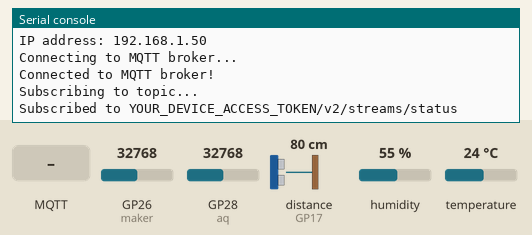
Recording of a program running on a simulated Raspberry Pi Pico running CircuitPython. Parts: the last lines printed to the serial console. Inputs (shaded band) come from the test bench; at power-on: GP26 (maker) = 32768, GP28 (aq) = 32768, distance to the obstacle (sensor on GP17) 80 cm, humidity 55 %, temperature 24 °C (analog values on the 0–65535 scale). The echo pulse lasts 58.3 µs per cm; no MQTT or app messages arrive unless stated.

Above: at 2.9 s.
3.0 s: MQTT message "1" arrives on the first subscribed topic
At 3.7 s:
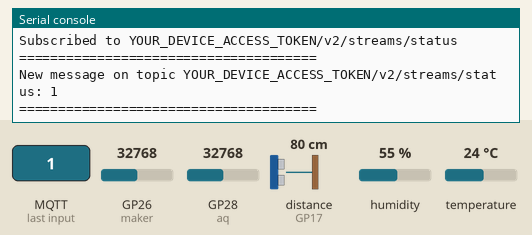
4.5 s: MQTT message "on" arrives on the first subscribed topic
At 4.9 s:
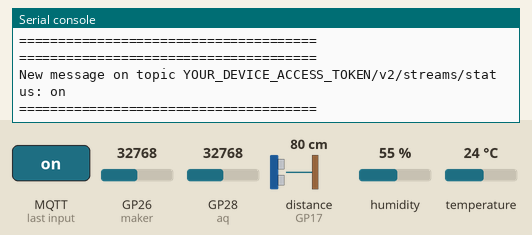
9.2 s: MQTT message "off" arrives on the first subscribed topic
At 9.7 s:
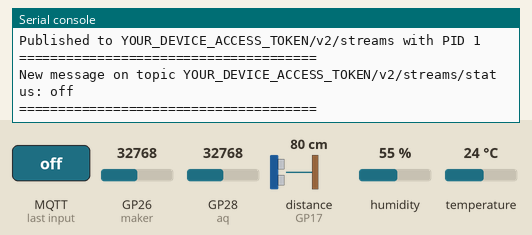

The program:

01-ROBOPICO_MQTT_PUBLISH.py
```python
import time
import os
import board
import analogio
import adafruit_dht
import wifi
import socketpool
import adafruit_minimqtt.adafruit_minimqtt as MQTT
import json
import microcontroller
import pwmio
import neopixel
from adafruit_motor import motor
import adafruit_hcsr04

# WiFi credentials
WIFI_SSID = "YOUR_WIFI_SSID"
WIFI_PASSWORD = "YOUR_WIFI_PASSWORD"
MQTT_HOST = "mqtt.favoriot.com"
MQTT_PORT = 1883  # Typically 1883 for non-SSL, 8883 for SSL
MQTT_DEVICE_DEVELOPER_ID = "YOUR_DEVICE_DEVELOPER_ID"
MQTT_DEVICE_ACCESS_TOKEN = "YOUR_DEVICE_ACCESS_TOKEN"  # device access token
MQTT_PUBLISH_TOPIC = "/v2/streams"
MQTT_STATUS_TOPIC = "/v2/streams/status"
MQTT_CLIENTID = "@XK-PICO-ROBOPICO"

pool = socketpool.SocketPool(wifi.radio)# Initialize socket pool
# Initialize MQTT client with a keep-alive interval of 60 seconds and loop timeout of 10 seconds
mqtt_client = MQTT.MQTT(
    broker=MQTT_HOST,
    port=MQTT_PORT,
    username=MQTT_DEVICE_ACCESS_TOKEN,
    password=MQTT_DEVICE_ACCESS_TOKEN,
    socket_pool=pool,
    keep_alive=60
)

"""sensor pin - ultrasound, dht, ldr, line maker, air quality"""
ultrasound = adafruit_hcsr04.HCSR04(trigger_pin=board.GP16, echo_pin=board.GP17) # Ultrasonic sensor
dht = adafruit_dht.DHT11(board.GP5)                                       # Temperature,Humidity sensors
aq = analogio.AnalogIn(board.GP28)                                      # Air quality sensor
ldr = analogio.AnalogIn(board.GP27)                                              # LDR sensor
maker = analogio.AnalogIn(board.GP26)                                       # Line maker sensor
# Global variable for publish interval
publish_interval = 5

# Function to connect to WiFi
def connect_to_wifi():
    wifi.radio.connect(WIFI_SSID, WIFI_PASSWORD)
    print("Connected to WiFi!")
    print("IP address:", wifi.radio.ipv4_address)

# Define callback methods for MQTT events
def got_connected(client, userdata, flags, rc):
    print("Connected to MQTT broker!")
    print("Subscribing to topic...")
    client.subscribe(f"{MQTT_DEVICE_ACCESS_TOKEN}{MQTT_STATUS_TOPIC}")
    print(f"Subscribed to {MQTT_DEVICE_ACCESS_TOKEN}{MQTT_STATUS_TOPIC}")

def got_disconnected(client, userdata, rc):
    print("Disconnected from MQTT broker!")
    try_reconnect()

# Function to reconnect to WiFi and MQTT broker
def try_reconnect():
    try:
        if not wifi.radio.ipv4_address:
            connect_to_wifi()
        if not mqtt_client.is_connected():
            print("Reconnecting to MQTT broker...")
            mqtt_client.reconnect()
            print("Reconnected to MQTT broker")
    except Exception as e:
        print("Error during reconnection:", e)

def done_publish(client, userdata, topic, pid):
    print(f"Published to {topic} with PID {pid}")

def getData(client, topic, msg):
    print("======================================")
    print(f"New message on topic {topic}: {msg}")
    print("======================================")

#======================================Air Quality Sensor==================================
def read_voltage(air_analog_reading, max_adc_value=4095, max_voltage=3.3):
    return (air_analog_reading / max_adc_value) * max_voltage
def voltage_to_ppm(air_voltage_reading, baseline=1.3, slope=500):
    return max(0, (air_voltage_reading - baseline) / slope)
def classify_air_quality_ppm(ppm):# Classify air quality based on PPM
    if ppm > 1000:
        return "Hazardous"
    elif ppm > 500:
        return "Unhealthy"
    elif ppm > 100:
        return "Moderate"
    else:
        return "Good"

#====================================LDR Sensor==================================
def intensity(ldr_reading, min_voltage=0.0, max_voltage=3.3):
    global darkness
    # Map voltage to intensity percentage
    percentage = ((max_voltage - ldr_reading) / (max_voltage - min_voltage)) * 100
    percentage = max(0, min(100, percentage))  # Clamp to 0%-100%
    # Classify into intensity levels
    if percentage > 80:
        return "Bright"
    elif percentage > 50:
        return "Moderate"
    elif percentage > 20:
        return "Dim"
    else:
        darkness  = 'True'
        return "Dark"

def sendStreams():
    # Create JSON payload for Favoriot
    data = {
         "device_developer_id": MQTT_DEVICE_DEVELOPER_ID,  # Replace 'YOUR_DEVICE_ID' with your actual device ID
         "data":{
                "temperature": temperature,
                "humidity": humidity,
                "aq": aq.value,
                "aq_status": aq_status,
                "aq_volt": aq_volt,
                "air_quality_ppm": aq_ppm,
                "distance": Distance,
                "ldr": ldr_volt,
                "intensity": ldr,
                "line_vote": line_volt,
                }
           }
            # Publish data to Favoriot MQTT broker with QoS 2
    mqtt_client.publish((f"{MQTT_DEVICE_ACCESS_TOKEN}{MQTT_PUBLISH_TOPIC}"), json.dumps(data))

# Connect to WiFi
print("Connecting to WiFi...")
connect_to_wifi()

# Set up MQTT event handlers
mqtt_client.on_connect = got_connected
mqtt_client.on_disconnect = got_disconnected
mqtt_client.on_publish = done_publish
mqtt_client.on_message = getData

# Connect to the MQTT broker
print("Connecting to MQTT broker...")
mqtt_client.connect()

# Variable to track the last publish time
last_publish_time = time.monotonic()

while True:
    try:
        current_time = time.monotonic()
        if current_time - last_publish_time >= publish_interval:
            temperature = dht.temperature
            humidity = dht.humidity
            Distance = ultrasound.distance
            line_volt = (maker.value * 3.3) / 4095
            ldr_volt = (ldr.value / 65535) * 3.3
            ldr = intensity(ldr_volt)
            aq_volt = read_voltage(aq.value)
            aq_ppm = voltage_to_ppm(aq_volt)
            aq_status = classify_air_quality_ppm(aq_ppm)
            sendStreams()
            last_publish_time = current_time
    except RuntimeError as error:
        # Errors happen fairly often with DHT sensors, just keep going
        print(error.args[0])
    except Exception as e:
        print("Error:", e)

    # Check connection status and reconnect if necessary
    try_reconnect()
    # Process any incoming messages
    mqtt_client.loop(1)
```

Measured:
- after the input at 3.0 s, the serial console: prints a new line at once (image 1)
- after the input at 4.5 s, the serial console: prints a new line at once (image 2)
- after the input at 9.2 s, the serial console: prints a new line at once (image 3)
